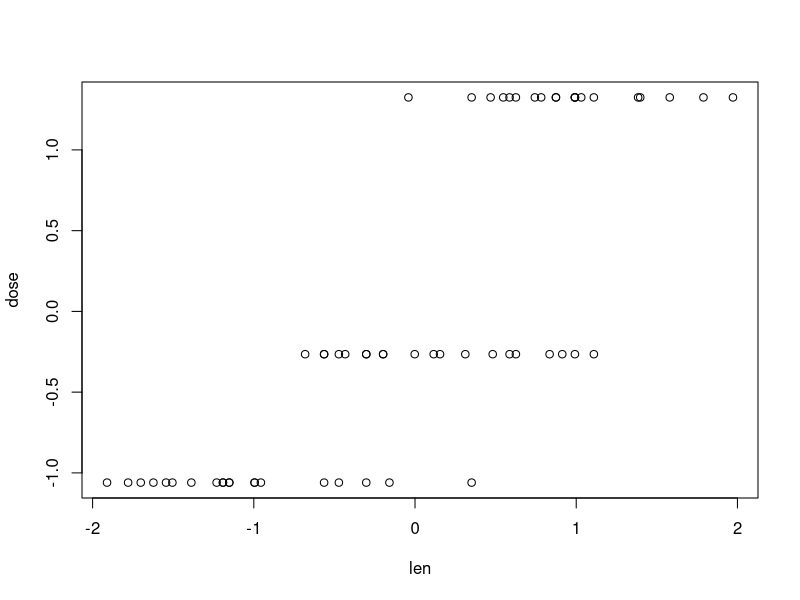
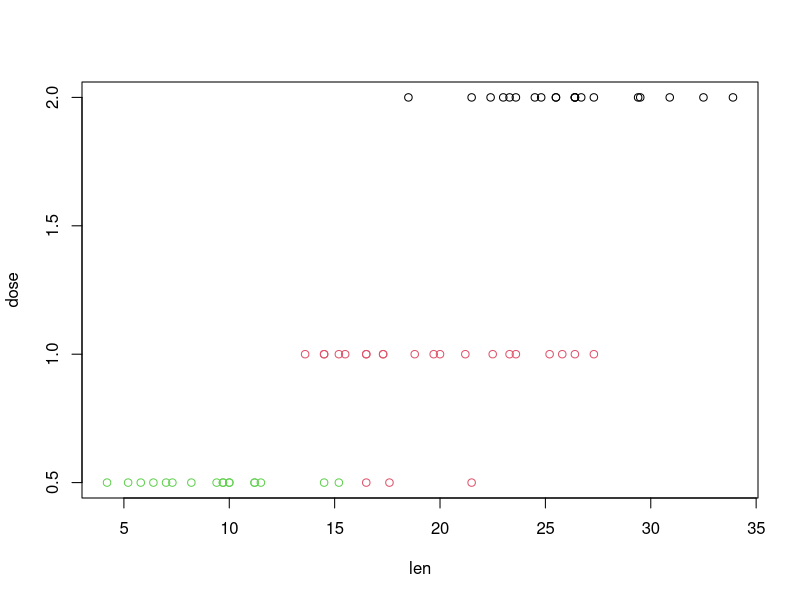
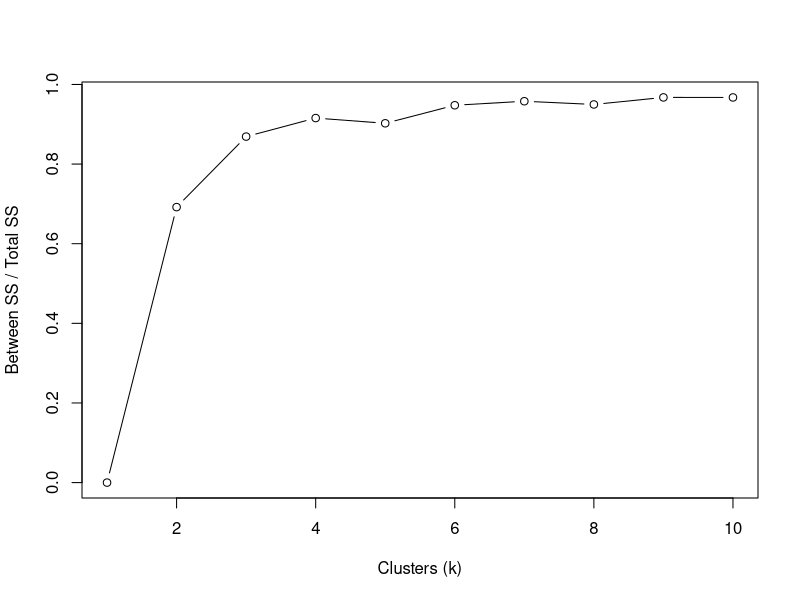
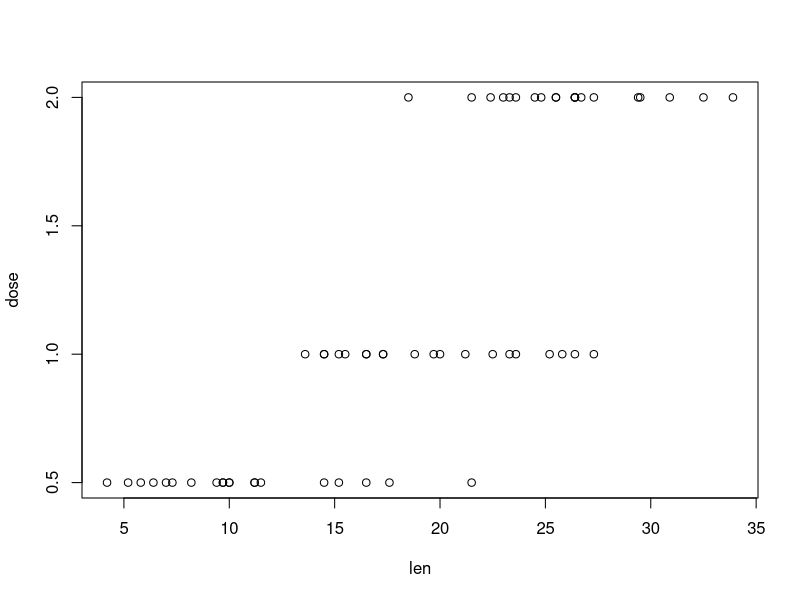
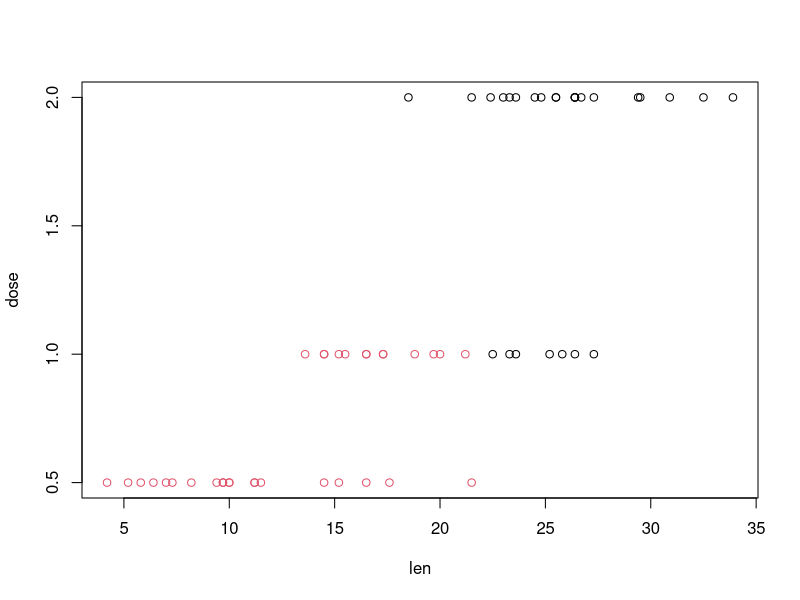
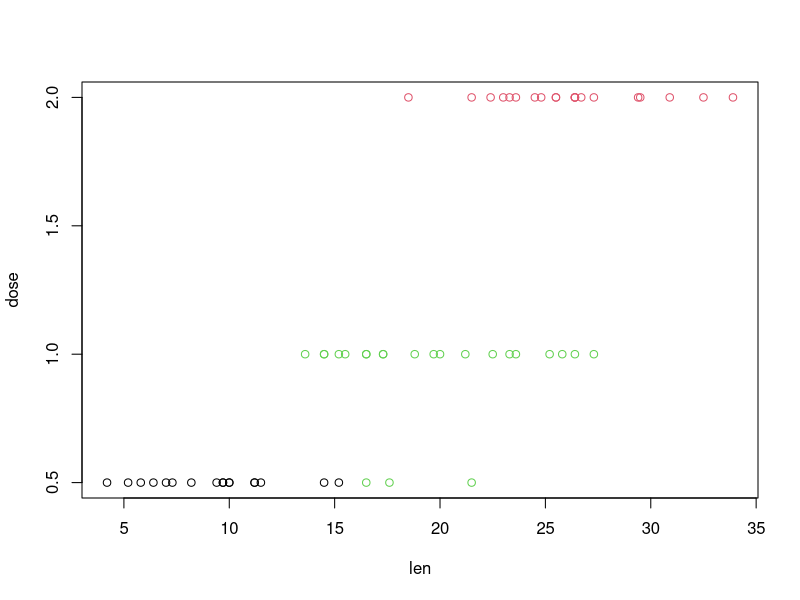
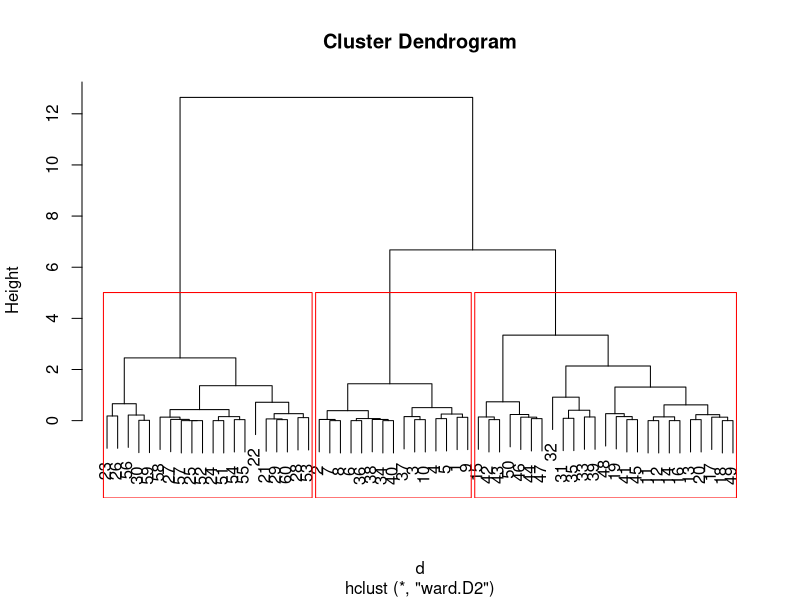
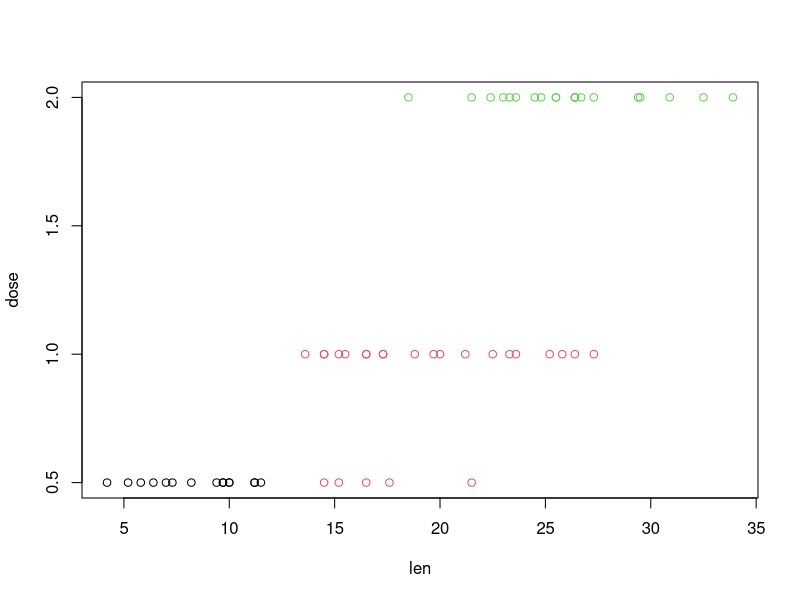

Reproduce these figures in R, in order.
# 
#1. Download any two datasets of your choice, read it and perform the following tasks
#(a) Visualise the data.
library(stats)
library(dplyr)
library(ggplot2)
library(ggfortify)

# one dataset
data("ToothGrowth")
head(ToothGrowth)
View(ToothGrowth)
# two dataset
data("PlantGrowth")
head(PlantGrowth)
View(PlantGrowth)



#(b) Perform K-Means Clustering selecting the best value of k and taking Euclidean distance
#as similarity measure. Check your algorithm with the following three conditions
#, visulaise the clusters and note the difference
#i. Maximum number of iterations
#ii. Cluster centroid remains unchanged
#iii. Highest quality of cluster is reached.

# i am trying with ToothGrowth data, here we drop column 2 supp as we are doing clustering problem
MyToothGrowth=select(ToothGrowth,c(1,3))
# omit any missing values
MyToothGrowth <- na.omit(MyToothGrowth)
# As we don’t want the clustering algorithm to depend to an arbitrary variable unit, we start by scaling/standardizing the data using the R function
MyToothGrowthscaled <- scale(MyToothGrowth)
head(MyToothGrowthscaled)
plot(MyToothGrowthscaled)
# here we see about 3 clusters if we visualize with plain eyes, so we may go with k=3 or may be we can run some more logic to get k using elbow method.
fitK <- kmeans(MyToothGrowthscaled,3)

# fitK
#K-means clustering with 3 clusters of sizes 23, 20, 17
#
#Cluster means:
#          len      dose
#1  0.09999948 -0.368730
#2  0.95259072  1.325124
#3 -1.25598838 -1.060099
#
#Clustering vector:
# 1  2  3  4  5  6  7  8  9 10 11 12 13 14 15 16 17 18 19 20 21 22 23 24 25 26 27 28 29 30 31 32 33 
# 3  3  3  3  3  3  3  3  3  3  1  1  1  1  1  1  1  1  1  1  2  2  2  2  2  2  2  2  2  2  3  1  1 
#34 35 36 37 38 39 40 41 42 43 44 45 46 47 48 49 50 51 52 53 54 55 56 57 58 59 60 
# 3  3  3  3  3  1  3  1  1  1  1  1  1  1  1  1  1  2  2  2  2  2  2  2  2  2  2 
#
#Within cluster sum of squares by cluster:
#[1] 8.280169 4.625374 2.547330
# (between_SS / total_SS =  86.9 %)
#
#Available components:
#
#[1] "cluster"      "centers"      "totss"        "withinss"     "tot.withinss" "betweenss"   
#[7] "size"         "iter"         "ifault"      



# K means clustering
# extract cluster membership
str(fitK)
# List of 9
# $ cluster     : Named int [1:60] 3 3 3 3 3 3 3 3 3 3 ...
#  ..- attr(*, "names")= chr [1:60] "1" "2" "3" "4" ...
# $ centers     : num [1:3, 1:2] 0.1 0.953 -1.256 -0.369 1.325 ...
#  ..- attr(*, "dimnames")=List of 2
#  .. ..$ : chr [1:3] "1" "2" "3"
#  .. ..$ : chr [1:2] "len" "dose"
# $ totss       : num 118
# $ withinss    : num [1:3] 8.28 4.63 2.55
# $ tot.withinss: num 15.5
# $ betweenss   : num 103
# $ size        : int [1:3] 23 20 17
# $ iter        : int 4
# $ ifault      : int 0
# - attr(*, "class")= chr "kmeans"

plot(MyToothGrowth, col=fitK$cluster)
 

 ## CHOOSING K by iterative process.
k <- list()
for(i in 1:10){
  k[[i]] <- kmeans(MyToothGrowthscaled[,1:2], i)
}

k

# we see 10 iteration with every iteration between_SS / total_SS slightly increasing finally after 10th loop we are getting (between_SS / total_SS =  98.5 %)

betweenss_totss <- list()
for(i in 1:10){
  betweenss_totss[[i]] <- k[[i]]$betweenss/k[[i]]$totss
}

plot(1:10, betweenss_totss, type = "b", 
     ylab = "Between SS / Total SS", xlab = "Clusters (k)")

# we get a graph where the elbow is at 3

# so clearly cluster count is 3.
for(i in 1:3){
  plot(MyToothGrowth, col = k[[i]]$cluster)
}
 
# HIERACHICAL CLUSTERING ----
d <- dist(MyToothGrowthscaled[, 1:2])
fitH <- hclust(d, "ward.D2")
plot(fitH) 

rect.hclust(fitH, k = 3, border = "red") 
clusters <- cutree(fitH, k = 3) 
plot(MyToothGrowth, col = clusters) 

# Model based clustering
library(mclust)
fitM <- Mclust(MyToothGrowthscaled)
plot(fitM)


#(c) Repeat the Q.2 taking Manhattan distance as similarity measure and note the difference
#between the clusters as compared to that found in Q. 2.
